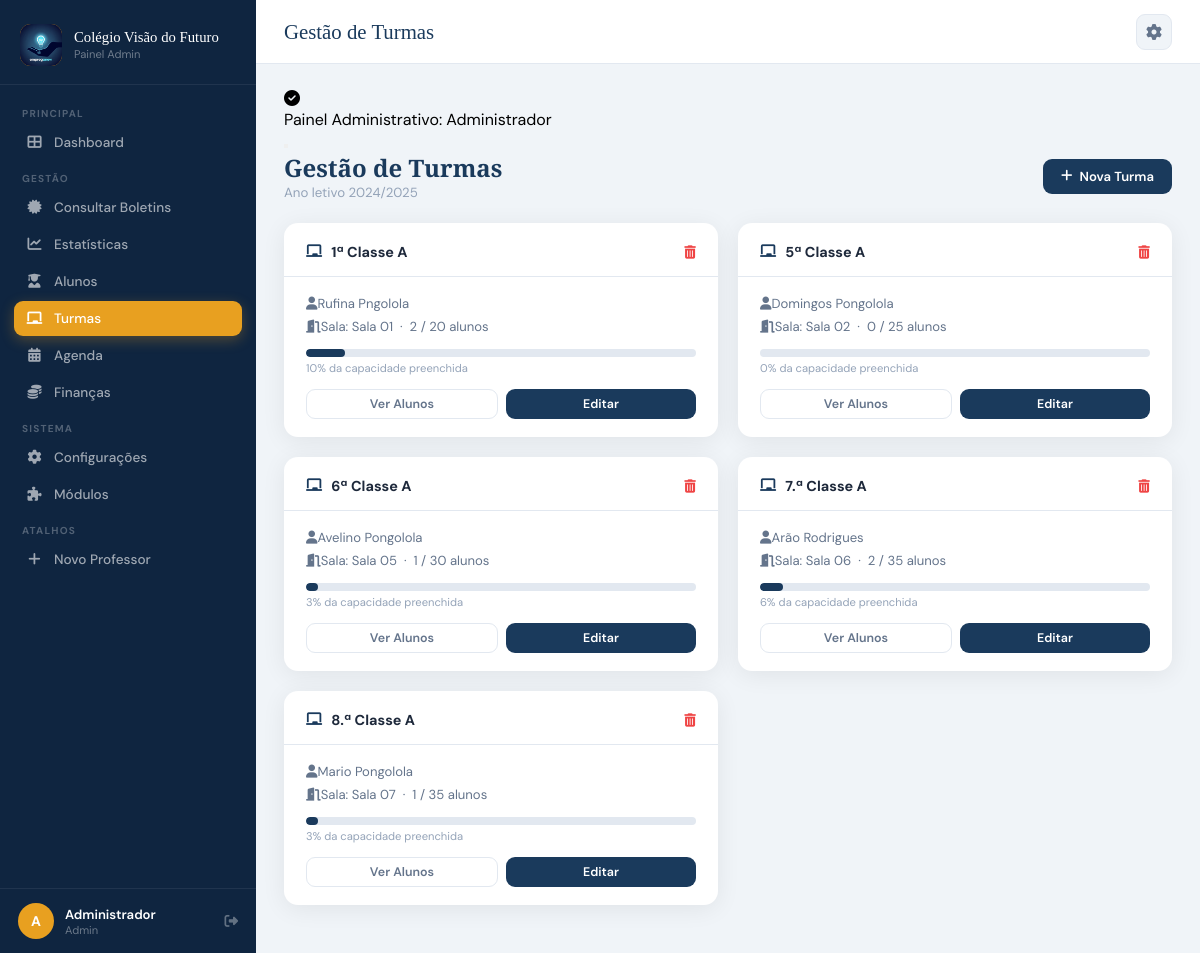
/paginas/turmas.php (signed in), run on the app's committed database.
### tables this page shows
CREATE TABLE `turmas` (
  `id` int(11) NOT NULL,
  `nome` varchar(100) NOT NULL,
  `ano_letivo` varchar(9) DEFAULT NULL,
  `professor_responsavel` varchar(150) DEFAULT NULL,
  `capacidade` int(11) DEFAULT 30,
  `sala` varchar(50) DEFAULT NULL,
  `ativo` tinyint(1) DEFAULT 1,
  `criado_em` timestamp NOT NULL DEFAULT current_timestamp()
);

### paginas/turmas.php (the view, shortened to what this page needs)
 <?php
require_once '../includes/conexao.php';
$cfg = allCfg();
$ano_atual = $cfg['ano_letivo_atual'] ?? date('Y').'/'.(date('Y')+1);
$turmas = $conn->query("SELECT t.*, (SELECT COUNT(*) FROM alunos WHERE turma_id = t.id) as total_alunos FROM turmas t ORDER BY t.nome ASC");
require_once '../includes/cabecalho.php';
?>
<div style="display:flex;align-items:center;justify-content:space-between;margin-bottom:22px">
  <div>
    <h2 style="font-family:'Playfair Display',serif;color:var(--p);font-size:1.5rem">Gestão de Turmas</h2>
    <p style="color:#94a3b8;font-size:.83rem">Ano letivo <?= htmlspecialchars($ano_atual) ?></p>
  </div>
  <button class="btn btn-p" onclick="novaTurma()"><i class="fas fa-plus"></i> Nova Turma</button>
</div>
<div class="grid-3" style="display:grid; grid-template-columns: repeat(auto-fill, minmax(300px, 1fr)); gap:20px;">
<?php if (!$turmas || $turmas->num_rows === 0): ?>
  <p style="color:#94a3b8;grid-column:span 3;text-align:center;padding:40px">Nenhuma turma criada ainda.</p>
<?php else: ?>
  <?php while ($t = $turmas->fetch_assoc()):
    $total = $t['total_alunos'] ?? 0;
    $cap = $t['capacidade'] > 0 ? $t['capacidade'] : 1;
    $pct = min(100, round(($total / $cap) * 100));
    $cor_prog = $pct >= 95 ? '#ef4444' : ($pct >= 80 ? '#f59e0b' : 'var(--p)');
  ?>
  <div class="card">
    <div class="card-header" style="display:flex; justify-content:space-between; align-items:center;">
      <div class="card-titulo"><i class="fas fa-chalkboard"></i> <?= htmlspecialchars($t['nome']) ?></div>
      <form method="POST" onsubmit="return confirm('Deseja eliminar esta turma?');" style="margin:0">
          <button type="submit" style="background:none; border:none; color:#ef4444; cursor:pointer;"><i class="fas fa-trash-alt"></i></button>
      </form>
    </div>
    <div class="card-body">
      <div style="font-size:.82rem;color:#64748b;margin-bottom:6px"><i class="fas fa-user me-1"></i><?= htmlspecialchars($t['professor_responsavel'] ?: 'Professor não atribuído') ?></div>
      <div style="font-size:.82rem;color:#64748b;margin-bottom:14px"><i class="fas fa-door-open me-1"></i>Sala: <?= htmlspecialchars($t['sala'] ?: '—') ?> &nbsp;·&nbsp; <?= $total ?> / <?= $t['capacidade'] ?> alunos</div>
      <div class="prog" style="background:#e2e8f0; height:8px; border-radius:4px; overflow:hidden; margin-bottom:4px">
          <div class="prog-bar" style="width:<?= $pct ?>%; height:100%; background:<?= $cor_prog ?>; transition:0.3s"></div>
      </div>
      <div style="font-size:.7rem;color:#94a3b8;margin-bottom:14px"><?= $pct ?>% da capacidade preenchida</div>
      <div style="display:flex;gap:8px">
        <a href="alunos.php?turma=<?= $t['id'] ?>" class="btn btn-out btn-sm" style="flex:1;justify-content:center;text-decoration:none">Ver Alunos</a>
        <button class="btn btn-p btn-sm" style="flex:1;justify-content:center" onclick='editarTurma(<?= json_encode($t) ?>)'>Editar</button>
      </div>
    </div>
  </div>
  <?php endwhile; ?>
<?php endif; ?>
</div>
<?php require_once '../includes/rodape.php'; ?>

### data on the page
turmas: nome "1ª Classe A", professor_responsavel "Rufina Pngolola", sala "Sala 01", total "2", capacidade "20", pct "10"
turmas: nome "5ª Classe A", professor_responsavel "Domingos Pongolola", sala "Sala 02", total "0", capacidade "25", pct "0"
turmas: nome "6ª Classe A", professor_responsavel "Avelino Pongolola", sala "Sala 05", total "1", capacidade "30", pct "3"
turmas: nome "7.ª Classe A", professor_responsavel "Arão Rodrigues", sala "Sala 06", total "2", capacidade "35", pct "6"
turmas: nome "8.ª Classe A", professor_responsavel "Mario Pongolola", sala "Sala 07", total "1", capacidade "35", pct "3"

### other printed values
$nome_escola "Colégio Visão do Futuro"
$item['label'] "Dashboard"
$item['label'] "Alunos"
$item['label'] "Turmas"
$item['label'] "Agenda"
$item['label'] "Finanças"
$item['label'] "Configurações"
$item['label'] "Módulos"
$user_inicial "A"
$user_nome "Administrador"
$user_tipo "Admin"
$titulo_pagina "Gestão de Turmas"
$f['texto'] "Painel Administrativo: Administrador"
